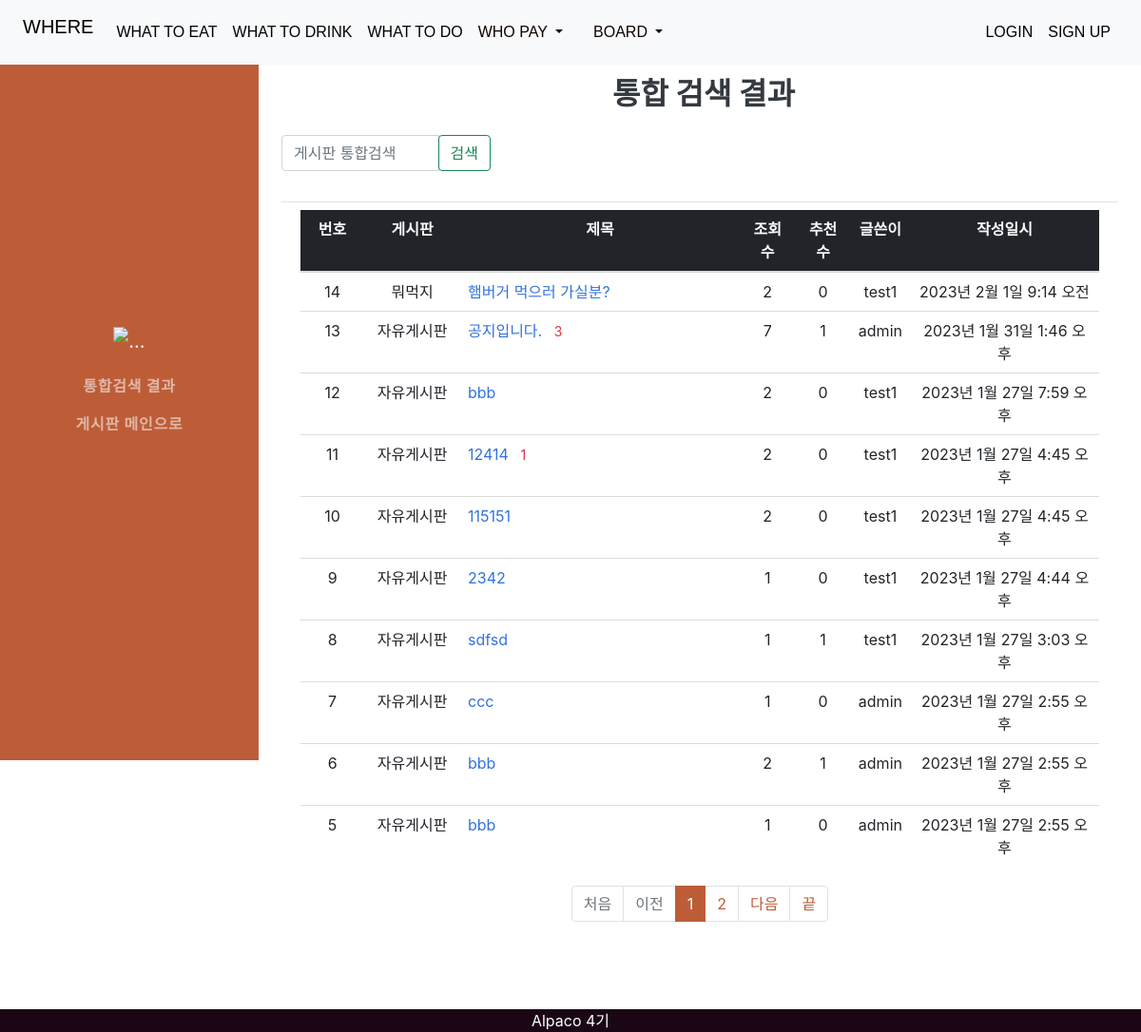
The page /board/post/list/global/ on the database its author committed.
### board/models.py (models this page shows, shortened)
class Post(models.Model):
    subject = models.CharField(max_length=200)
    content = models.TextField()
    create_date = models.DateTimeField()
    modify_date = models.DateTimeField(null=True, blank=True)
    author = models.ForeignKey(User, on_delete=models.CASCADE, related_name='author')
    voter = models.ManyToManyField(User, related_name='voter')
    view_cnt = models.BigIntegerField(default=0) # 조회수
    category = models.ForeignKey(Category, on_delete=models.CASCADE, related_name='category_post')
    notice = models.BooleanField(default=False)

class Category(models.Model):
    name = models.CharField(max_length=20, unique=True)
    description = models.CharField(max_length=200, null=True, blank=True)
    has_comment = models.BooleanField(default=True)  # 답변가능 여부

### users/models.py (models this page shows, shortened)
class User(AbstractBaseUser, PermissionsMixin):
    email = models.EmailField(verbose_name="이메일", max_length=255, unique=True)
    password = models.CharField(verbose_name="비밀번호", max_length=128)
    name = models.CharField(verbose_name="이름", max_length=64)
    phone = models.CharField(verbose_name="핸드폰", max_length=50, blank=True, null=True)
    is_staff = models.BooleanField(verbose_name="관리자여부", default=False)
    is_active = models.BooleanField(verbose_name="활성화여부", default=True)
    objects = UserManger()  # User.objects.create_user() 생성
    USERNAME_FIELD = "email"
    REQUIRED_FIELDS = ["name"]

### board/views.py (the view, shortened to what this page needs)
# urls.py: path('post/list/global/', views.search, name='search'),
def search(request):
    page = request.GET.get('paging', '1')  # 페이지
    kw = request.GET.get('g_kw', '')  # 검색어
    so = request.GET.get('so','recent')
    category_list = Category.objects.all()
    post_list = Post.objects.all()
    if so == "recommend":
        post_list = post_list.annotate(num_voter = Count('voter')).order_by("-num_voter","-create_date")
    elif so == "popular":
        post_list = post_list.annotate(num_comment = Count('comment')).order_by("-num_comment","-create_date")
    elif so == "viewed":
        post_list = post_list.order_by("-view_cnt","-create_date")
    else:
        post_list = post_list.order_by("-create_date")
    paginator = Paginator(post_list, 10)  # 페이지당 10개씩 보여주기
    page_obj = paginator.get_page(page)
    context = {'post_list': page_obj, 'page': page, 'category_list': category_list, 'kw': kw, "so":so}
    return render(request, 'board/globallist.html', context)

### board/templatetags/board_filter.py (called while the page is built)
@register.filter
def sub(value, arg):
    return value - arg

### templates/board/globallist.html (shortened to what this page needs)
{% extends 'base.html' %}
{% load board_filter %}
{% load static %}
{% block style %}
  <link rel="stylesheet" href="{% static 'css/styles.css' %}">
{% endblock style %}
{% block contents %}
  <nav class="navbar navbar-expand-lg navbar-dark bg-primary" id="sideNav">
    <a class="navbar-brand js-scroll-trigger" href="#page-top">
      <span class="d-none d-lg-block"><img src="{% static 'img/커뮤.png' %}" style="width: 150px; height: 150px" alt="..."/></span>
    </a>
    <div class="collapse navbar-collapse" id="navbarResponsive">
      <ul class="navbar-nav">
            <li class="nav-item">
              <a class="nav-link js-scroll-trigger" href="#">통합검색 결과</a>
            </li>
            <li class="nav-item">
              <a class="nav-link js-scroll-trigger" href="{% url 'board:index' %}">게시판 메인으로</a>
            </li>
      </ul>
    </div>
  </nav>
 <br>
  <p class="h3 pl-2 pb-3 my-2 text-center">통합 검색 결과</p>
<div class="my-2 pb-3 col-3">
          <div class="input-group ">
            <input type="text" class="form-control" id="search_gkw" placeholder="게시판 통합검색"  value="{{ kw|default_if_none:'' }}">
            <div class="input-group-append">
            <button class="btn btn-outline-success" type="button"  id="btn_gsearch">검색</button>
            </div>
          </div>
</div>
<div class="container my-3 border-top">
  <div class="row">
    <div class="p-2">
      <div id="content">
        <div class="content_block">
          <table class="table">
            <thead>
              <tr class="text-center text-dark table-dark">
                <th style="width:8%" class="text-light">번호</th>
                <th style="width:12%" class="text-light">게시판</th>
                <th style="width:35%" class="text-light">제목</th>
                <th class="text-light">조회수</th>
                <th class="text-light">추천수</th>
                <th class="text-light">글쓴이</th>
                <th class="text-light">작성일시</th>
              </tr>
            </thead>
            <tbody>
              {% if post_list %}
                {% for post in post_list %}
                  <tr class="text-center">
                    <td>
                      {{ post_list.paginator.count|sub:post_list.start_index|sub:forloop.counter0|add:1 }}
                    </td>
                    <td>{{ post.category.description }}</td>
                    <td class="text-start">
                      <a href="{% url 'board:detail' post.id %}">{{ post.subject }}</a>
                      {% if post.comment_set.count > 0 %}
                        <span class="text-danger small mx-2">{{ post.comment_set.count }}</span>
                      {% endif %}
                    </td>
                    <td>{{ post.view_cnt }}</td>
                    <td>{{ post.voter.count }}</td>
                    <td>{{ post.author.name }}</td>
                    <td>{{ post.create_date }}</td>
                  </tr>
                {% endfor %}
              {% else %}
                <tr>
                  <td colspan="4">게시글이 없습니다. 새 게시글을 써보세요!</td>
                </tr>
              {% endif %}
            </tbody>
          </table>
          <div class="row">
            <div class="col-8 offset-2">
              <ul class="pagination justify-content-center">
                {% if post_list.has_previous %}
                  <li class="page-item">
                    <a class="page-link" data-page="1" href="javascript:void(0)">처음</a>
                  </li>
                {% else %}
                  <li class="page-item disabled">
                    <a class="page-link" tabindex="-1" aria-disabled="true" href="#">처음</a>
                  </li>
                {% endif %}
                {% if post_list.has_previous %}
                  <li class="page-item" style="color:black;">
                    <a class="page-link" data-page="{{ post_list.previous_page_number }}" href="javascript:void(0)">이전</a>
                  </li>
                {% else %}
                  <li class="page-item disabled">
                    <a class="page-link" tabindex="-1" aria-disabled="true" href="#">이전</a>
                  </li>
                {% endif %}
                {% for page_number in post_list.paginator.page_range %}
                  {% if page_number >= post_list.number|add:-5 and page_number <= post_list.number|add:5 %}
                    {% if page_number == post_list.number %}
                      <li class="page-item active" aria-current="page">
                        <a class="page-link" data-page="{{ page_number }}" href="javascript:void(0)">{{ page_number }}</a>
                      </li>
                    {% else %}
                      <li class="page-item">
                        <a class="page-link" data-page="{{ page_number }}" href="javascript:void(0)">{{ page_number }}</a>
                      </li>
                    {% endif %}
                  {% endif %}
                {% endfor %}
                {% if post_list.has_next %}
                  <li class="page-item">
                    <a class="page-link" data-page="{{ post_list.next_page_number }}" href="javascript:void(0)">다음</a>
                  </li>
                {% else %}
                  <li class="page-item disabled">
                    <a class="page-link" tabindex="-1" aria-disabled="true" href="#">다음</a>
                  </li>
                {% endif %}
                {% if post_list.has_next %}
                  <li class="page-item">
                    <a class="page-link" data-page="{{ post_list.paginator.num_pages }}" href="javascript:void(0)">끝</a>
                  </li>
                {% else %}
                  <li class="page-item disabled">
                    <a class="page-link" tabindex="-1" aria-disabled="true" href="#">끝</a>
                  </li>
                {% endif %}
              </ul>
            </div>
        </div>
      </div>
    </div>
  </div>
</div>
{% endblock %}

### templates/base.html (shortened to what this page needs)
{% load static %}
<!DOCTYPE html>
<html lang="en">
  <head>
    <link rel="stylesheet" type="text/css" href="{% static 'css/bootstrap.min.css' %}"/>
    <link rel="stylesheet" href="https://cdn.jsdelivr.net/npm/bootstrap-icons@1.10.3/font/bootstrap-icons.css"/>
    <link rel="stylesheet" href="{% static 'css/bulma.min.css' %}"/>
    <link rel="stylesheet" href="{% static 'css/owl.carousel.css' %}"/>
    <link rel="stylesheet" href="{% static 'css/owl.theme.css' %}"/>
    {% block sidebar %}
      <link rel="stylesheet" href="{% static 'css/styles.css' %}"/>
    {% endblock sidebar %}
    <link rel="stylesheet" href="{% static 'css/navbar.css' %}"/>
    {% block style %}{% endblock style %}
  </head>
  <body>
    {% include 'navbar.html' %}
    <div class="container mx-auto mb-5 pt-5 pb-5">
      {% block contents %}{% endblock contents %}
    </div>
    <footer class="text-center text-white fixed-bottom" style="background-color: #21081a;">
      <div class="text-center" style="background-color: rgba(0, 0, 0, 0.2);">
        Alpaco 4기
      </div>
    </footer>
  </body>
</html>

### templates/navbar.html (shortened to what this page needs)
<nav class="navbar navbar-expand bg-body-tertiary nav-tab fixed-top">
  <div class="container-fluid">
    <a class="navbar-brand" href="{% url 'index:index' %}" style="font-family:'Franklin Gothic Medium', 'Arial Narrow', Arial, sans-serif;" id="what">WHERE</a>
    <div class="collapse navbar-collapse justify-content-between" id="navbarNav">
      <ul class="navbar-nav">
        <li class="nav-item">
          <a class="nav-link active" aria-current="page" href="{% url 'eat:explore_menu' %}" id="what" style="font-family:'Franklin Gothic Medium', 'Arial Narrow', Arial, sans-serif;">WHAT TO EAT</a>
        </li>
        <li class="nav-item">
          <a class="nav-link active" aria-current="page" href="{% url 'drink:explore_menu' %}" id="what" style="font-family:'Franklin Gothic Medium', 'Arial Narrow', Arial, sans-serif;">WHAT TO DRINK</a>
        </li>
        <li class="nav-item">
          <a class="nav-link active" aria-current="page" href="{% url 'play:explore_menu' %}" id="what" style="font-family:'Franklin Gothic Medium', 'Arial Narrow', Arial, sans-serif;">WHAT TO DO</a>
        </li>
        <li class="nav-item dropdown">
          <a class="nav-link dropdown-toggle" href="#" role="button" data-bs-toggle="dropdown" aria-expanded="false" id="what" style="font-family:'Franklin Gothic Medium', 'Arial Narrow', Arial, sans-serif;">
            WHO PAY
          </a>
        </li>
        <li class="nav-item">
          <a class="nav-link active" aria-current="page" href="#"></a>
        </li>
        <li class="nav-item dropdown">
          <a class="nav-link dropdown-toggle" href="#" role="button" data-bs-toggle="dropdown" aria-expanded="false" id="what" style="font-family:'Franklin Gothic Medium', 'Arial Narrow', Arial, sans-serif;">
            BOARD
          </a>
        </li>
      </ul>
      <ul class="navbar-nav">
        {% if user.is_authenticated %}
          <li class="nav-item dropdown">
            <a class="nav-link dropdown-toggle" href="#" role="button" data-bs-toggle="dropdown" aria-expanded="false">
              {{user.name}}님 접속중
            </a>
            <ul class="dropdown-menu">
              <li>
                <a class="dropdown-item" href="{% url 'profile_edit' %}">프로필</a>
              </li>
              <li>
                <a class="dropdown-item" href="{% url 'inbox' %}">DM</a>
              </li>
              <li>
                <hr class="dropdown-divider"/>
              </li>
              <li>
                <a class="dropdown-item" aria-current="page" href="{% url 'logout' %}">로그아웃</a>
              </li>
              <li>
                <hr class="dropdown-divider"/>
              </li>
              <li>
                <a class="dropdown-item" aria-current="page" href="{% url 'user_delete' %}">회원탈퇴</a>
              </li>
            </ul>
          </li>
        {% else %}
          <li class="nav-item">
            <a class="nav-link active" aria-current="page" href="{% url 'login' %}" id="what" style="font-family:'Franklin Gothic Medium', 'Arial Narrow', Arial, sans-serif;">LOGIN</a>
          </li>
          <li class="nav-item">
            <a class="nav-link active" aria-current="page" href="{% url 'register' %}" id="what" style="font-family:'Franklin Gothic Medium', 'Arial Narrow', Arial, sans-serif;">SIGN UP</a>
          </li>
        {% endif %}
      </ul>
    </div>
  </div>
</nav>

### rows shown on the page
Post: paginator.count|sub "14", category.description "뭐먹지", subject "햄버거 먹으러 가실분?", view_cnt "2", voter.count "0", author.name "test1", create_date "2023년 2월 1일 9:14 오전"
Post: paginator.count|sub "13", category.description "자유게시판", subject "공지입니다.", comment_set.count "3", view_cnt "7", voter.count "1", author.name "admin", create_date "2023년 1월 31일 1:46 오후"
Post: paginator.count|sub "12", category.description "자유게시판", subject "bbb", view_cnt "2", voter.count "0", author.name "test1", create_date "2023년 1월 27일 7:59 오후"
Post: paginator.count|sub "11", category.description "자유게시판", subject "12414", comment_set.count "1", view_cnt "2", voter.count "0", author.name "test1", create_date "2023년 1월 27일 4:45 오후"
Post: paginator.count|sub "10", category.description "자유게시판", subject "115151", view_cnt "2", voter.count "0", author.name "test1", create_date "2023년 1월 27일 4:45 오후"
Post: paginator.count|sub "9", category.description "자유게시판", subject "2342", view_cnt "1", voter.count "0", author.name "test1", create_date "2023년 1월 27일 4:44 오후"
Post: paginator.count|sub "8", category.description "자유게시판", subject "sdfsd", view_cnt "1", voter.count "1", author.name "test1", create_date "2023년 1월 27일 3:03 오후"
Post: paginator.count|sub "7", category.description "자유게시판", subject "ccc", view_cnt "1", voter.count "0", author.name "admin", create_date "2023년 1월 27일 2:55 오후"
Post: paginator.count|sub "6", category.description "자유게시판", subject "bbb", view_cnt "2", voter.count "1", author.name "admin", create_date "2023년 1월 27일 2:55 오후"
Post: paginator.count|sub "5", category.description "자유게시판", subject "bbb", view_cnt "1", voter.count "0", author.name "admin", create_date "2023년 1월 27일 2:55 오후"

### other values the page prints
{{ page_number }} "1"
{{ page_number }} "2"
